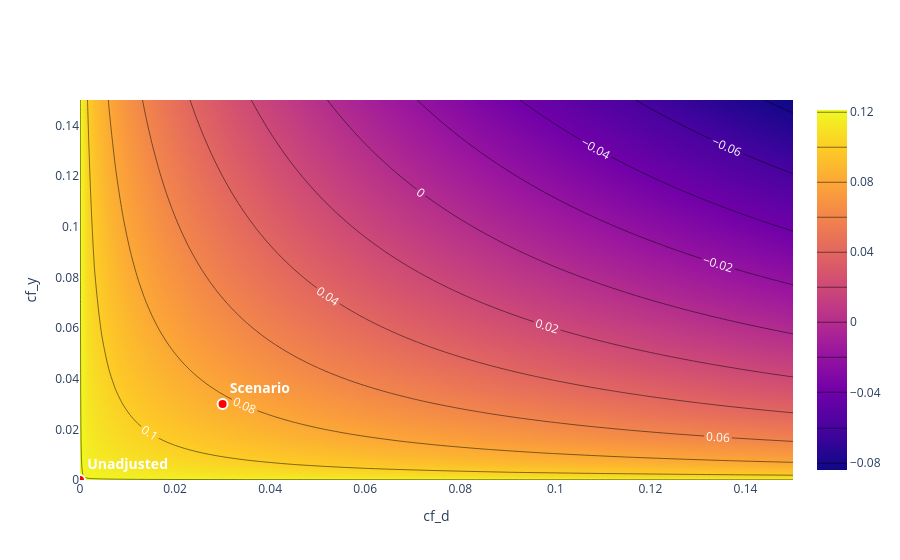

Notebook code for this chart:
### Markdown cell above
### Contour plot — bounds across a grid of confounding strengths

Rather than one scenario, `sensitivity_plot()` sweeps `cf_y` and `cf_d` over a grid and contours the implied bound on $\theta$ (using the null hypothesis and bound direction set by the most recent `sensitivity_analysis()` call). We focus on the XGBoost specification here since it's the most flexible nuisance specification and the headline ATT estimate.

### Code cell
dml_irm_xgb.sensitivity_analysis(cf_y=0.03, cf_d=0.03, rho=1.0, level=0.95)
fig = dml_irm_xgb.sensitivity_plot()
fig.show()

### Figure 1 — Plotly figure (JSON) as saved in the notebook; plotly's stock layout.template omitted (floating-point values rounded to 4 significant figures; data arrays with more than 128 entries replaced by an {"elided": "..."} marker saying what was removed)
{"data": [{"contours": {"coloring": "heatmap", "labelfont": {"color": "white", "size": 12}, "showlabels": true}, "hovertemplate": "cf_d: %{x:.3f}<br>cf_y : %{y:.3f}</b><br>Bound: %{z:.3f}</b>", "name": "Contour", "type": "contour", "x": [0.0, 0.001515, 0.00303, 0.004545, 0.006061, 0.007576, 0.009091, 0.01061, 0.01212, 0.01364, 0.01515, 0.01667, 0.01818, 0.0197, 0.02121, 0.02273, 0.02424, 0.02576, 0.02727, 0.02879, 0.0303, 0.03182, 0.03333, 0.03485, 0.03636, 0.03788, 0.03939, 0.04091, 0.04242, 0.04394, 0.04545, 0.04697, 0.04848, 0.05, 0.05152, 0.05303, 0.05455, 0.05606, 0.05758, 0.05909, 0.06061, 0.06212, 0.06364, 0.06515, 0.06667, 0.06818, 0.0697, 0.07121, 0.07273, 0.07424, 0.07576, 0.07727, 0.07879, 0.0803, 0.08182, 0.08333, 0.08485, 0.08636, 0.08788, 0.08939, 0.09091, 0.09242, 0.09394, 0.09545, 0.09697, 0.09848, 0.1, 0.1015, 0.103, 0.1045, 0.1061, 0.1076, 0.1091, 0.1106, 0.1121, 0.1136, 0.1152, 0.1167, 0.1182, 0.1197, 0.1212, 0.1227, 0.1242, 0.1258, 0.1273, 0.1288, 0.1303, 0.1318, 0.1333, 0.1348, 0.1364, 0.1379, 0.1394, 0.1409, 0.1424, 0.1439, 0.1455, 0.147, 0.1485, 0.15], "y": [0.0, 0.001515, 0.00303, 0.004545, 0.006061, 0.007576, 0.009091, 0.01061, 0.01212, 0.01364, 0.01515, 0.01667, 0.01818, 0.0197, 0.02121, 0.02273, 0.02424, 0.02576, 0.02727, 0.02879, 0.0303, 0.03182, 0.03333, 0.03485, 0.03636, 0.03788, 0.03939, 0.04091, 0.04242, 0.04394, 0.04545, 0.04697, 0.04848, 0.05, 0.05152, 0.05303, 0.05455, 0.05606, 0.05758, 0.05909, 0.06061, 0.06212, 0.06364, 0.06515, 0.06667, 0.06818, 0.0697, 0.07121, 0.07273, 0.07424, 0.07576, 0.07727, 0.07879, 0.0803, 0.08182, 0.08333, 0.08485, 0.08636, 0.08788, 0.08939, 0.09091, 0.09242, 0.09394, 0.09545, 0.09697, 0.09848, 0.1, 0.1015, 0.103, 0.1045, 0.1061, 0.1076, 0.1091, 0.1106, 0.1121, 0.1136, 0.1152, 0.1167, 0.1182, 0.1197, 0.1212, 0.1227, 0.1242, 0.1258, 0.1273, 0.1288, 0.1303, 0.1318, 0.1333, 0.1348, 0.1364, 0.1379, 0.1394, 0.1409, 0.1424, 0.1439, 0.1455, 0.147, 0.1485, 0.15], "z": {"elided": "100x100 float values"}}, {"hovertemplate": "cf_d: %{x:.3f}<br>cf_y : %{y:.3f}</b><br>Bound: 0.082</b>", "marker": {"color": "red", "line": {"color": "white", "width": 2}, "size": 10}, "mode": "markers+text", "name": "Scenario", "showlegend": false, "text": ["<b>Scenario</b>"], "textfont": {"color": "white", "size": 14}, "textposition": "top right", "type": "scatter", "x": [0.03], "y": [0.03]}, {"hovertemplate": "cf_d: %{x:.3f}<br>cf_y : %{y:.3f}</b><br>Bound: 0.121</b>", "marker": {"color": "red", "line": {"color": "white", "width": 2}, "size": 10}, "mode": "markers+text", "name": "Unadjusted", "showlegend": false, "text": ["<b>Unadjusted</b>"], "textfont": {"color": "white", "size": 14}, "textposition": "top right", "type": "scatter", "x": [0], "y": [0]}], "layout": {"title": {}, "xaxis": {"range": [0, 0.15], "title": {"text": "cf_d"}}, "yaxis": {"range": [0, 0.15], "title": {"text": "cf_y "}}}}
